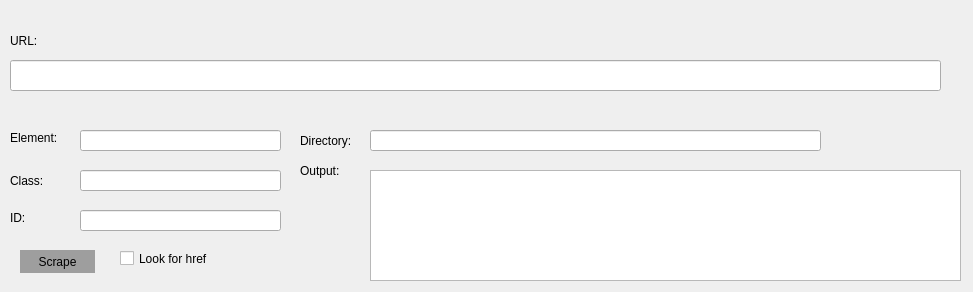
<?xml version="1.0" encoding="UTF-8"?>
<ui version="4.0">
 <class>MainWindow</class>
 <widget class="QMainWindow" name="MainWindow">
  <property name="geometry">
   <rect>
    <x>0</x>
    <y>0</y>
    <width>973</width>
    <height>292</height>
   </rect>
  </property>
  <property name="windowTitle">
   <string>BeautifulSoupGUI</string>
  </property>
  <property name="styleSheet">
   <string notr="true"/>
  </property>
  <widget class="QWidget" name="centralwidget">
   <widget class="QLineEdit" name="url">
    <property name="geometry">
     <rect>
      <x>10</x>
      <y>60</y>
      <width>931</width>
      <height>31</height>
     </rect>
    </property>
    <property name="styleSheet">
     <string notr="true"/>
    </property>
    <property name="text">
     <string/>
    </property>
   </widget>
   <widget class="QLabel" name="url_lab">
    <property name="geometry">
     <rect>
      <x>10</x>
      <y>30</y>
      <width>61</width>
      <height>21</height>
     </rect>
    </property>
    <property name="styleSheet">
     <string notr="true">font: 12pt &quot;Nirmala UI Semilight&quot;</string>
    </property>
    <property name="text">
     <string>URL:</string>
    </property>
   </widget>
   <widget class="QCheckBox" name="href">
    <property name="geometry">
     <rect>
      <x>120</x>
      <y>250</y>
      <width>111</width>
      <height>17</height>
     </rect>
    </property>
    <property name="styleSheet">
     <string notr="true">font: 12pt &quot;Nirmala UI Semilight&quot;</string>
    </property>
    <property name="text">
     <string>Look for href</string>
    </property>
   </widget>
   <widget class="QLabel" name="class_lab">
    <property name="geometry">
     <rect>
      <x>10</x>
      <y>170</y>
      <width>41</width>
      <height>21</height>
     </rect>
    </property>
    <property name="styleSheet">
     <string notr="true">font: 12pt &quot;Nirmala UI Semilight&quot;</string>
    </property>
    <property name="text">
     <string>Class:</string>
    </property>
   </widget>
   <widget class="QLineEdit" name="class_2">
    <property name="geometry">
     <rect>
      <x>80</x>
      <y>170</y>
      <width>201</width>
      <height>21</height>
     </rect>
    </property>
    <property name="text">
     <string/>
    </property>
   </widget>
   <widget class="QLabel" name="element_lab">
    <property name="geometry">
     <rect>
      <x>10</x>
      <y>130</y>
      <width>61</width>
      <height>16</height>
     </rect>
    </property>
    <property name="styleSheet">
     <string notr="true">font: 12pt &quot;Nirmala UI Semilight&quot;</string>
    </property>
    <property name="text">
     <string>Element:</string>
    </property>
   </widget>
   <widget class="QLineEdit" name="element">
    <property name="geometry">
     <rect>
      <x>80</x>
      <y>130</y>
      <width>201</width>
      <height>21</height>
     </rect>
    </property>
    <property name="text">
     <string/>
    </property>
   </widget>
   <widget class="QLineEdit" name="directory">
    <property name="geometry">
     <rect>
      <x>370</x>
      <y>130</y>
      <width>451</width>
      <height>21</height>
     </rect>
    </property>
    <property name="text">
     <string/>
    </property>
   </widget>
   <widget class="QLabel" name="directory_lab">
    <property name="geometry">
     <rect>
      <x>300</x>
      <y>130</y>
      <width>71</width>
      <height>21</height>
     </rect>
    </property>
    <property name="styleSheet">
     <string notr="true">font: 12pt &quot;Nirmala UI Semilight&quot;</string>
    </property>
    <property name="text">
     <string>Directory:</string>
    </property>
   </widget>
   <widget class="QLabel" name="output_lab">
    <property name="geometry">
     <rect>
      <x>300</x>
      <y>160</y>
      <width>61</width>
      <height>21</height>
     </rect>
    </property>
    <property name="styleSheet">
     <string notr="true">font: 12pt &quot;Nirmala UI Semilight&quot;</string>
    </property>
    <property name="text">
     <string>Output:</string>
    </property>
   </widget>
   <widget class="QPlainTextEdit" name="output">
    <property name="geometry">
     <rect>
      <x>370</x>
      <y>170</y>
      <width>591</width>
      <height>111</height>
     </rect>
    </property>
    <property name="plainText">
     <string/>
    </property>
   </widget>
   <widget class="QPushButton" name="scrape">
    <property name="geometry">
     <rect>
      <x>20</x>
      <y>250</y>
      <width>75</width>
      <height>23</height>
     </rect>
    </property>
    <property name="styleSheet">
     <string notr="true">border: 0;
background-color:rgb(158, 158, 158)</string>
    </property>
    <property name="text">
     <string>Scrape</string>
    </property>
   </widget>
   <widget class="QLabel" name="id_lab">
    <property name="geometry">
     <rect>
      <x>10</x>
      <y>210</y>
      <width>21</width>
      <height>16</height>
     </rect>
    </property>
    <property name="styleSheet">
     <string notr="true">font: 12pt &quot;Nirmala UI Semilight&quot;</string>
    </property>
    <property name="text">
     <string>ID:</string>
    </property>
   </widget>
   <widget class="QLineEdit" name="id">
    <property name="geometry">
     <rect>
      <x>80</x>
      <y>210</y>
      <width>201</width>
      <height>21</height>
     </rect>
    </property>
   </widget>
  </widget>
 </widget>
 <resources>
  <include location="save.qrc"/>
 </resources>
 <connections/>
</ui>
